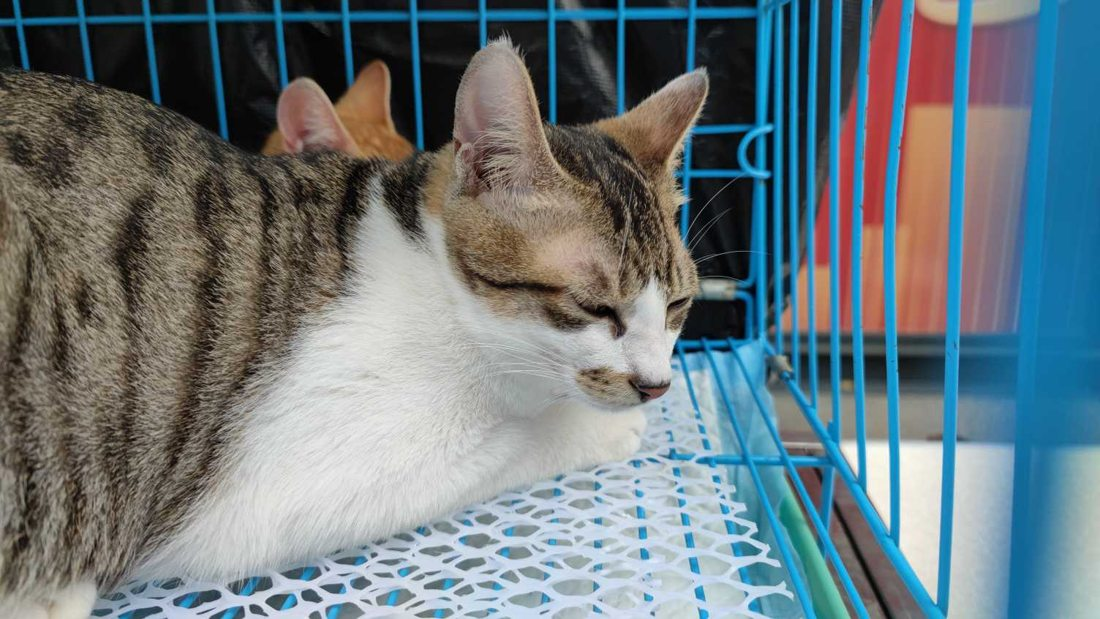
#> input picture web/assets/field-cat.jpg, 1100 x 619 px
$ python -i cat_face.py   (imports and definitions only)
#> lines starting #> are read from the running program, lines starting #| are printed output that depends on the picture
#> further down, picture is the input picture: PIL image 1100x619 RGB; mean R, G, B 106.8, 120.6, 126
"""Frontal-face photo hint using Joseph Howse's OpenCV Haar cascade.

Model and redistribution terms are in models/haarcascade_frontalcatface.xml.
The NumPy path evaluates the upright 24-pixel stump cascade at several scales.
This is only a photo hint; profiles and bodies can still identify a cat.
"""

import math
from functools import lru_cache
from pathlib import Path
from threading import local
from xml.etree import ElementTree

from PIL import Image, ImageOps

try:
    import numpy as np
except ImportError:
    np = None
try:
    import cv2
except ImportError:
    cv2 = None

MODEL_FILE = Path(__file__).with_name("models") / "haarcascade_frontalcatface.xml"
_PER_THREAD = local()


# [21 lines left out: function _stages, not called in this run]


def _integral(pixels):
    return np.pad(pixels.cumsum(axis=0).cumsum(axis=1), ((1, 0), (1, 0)))


def _sum(integral, x, y, width, height):
    return (integral[y+height, x+width] - integral[y+height, x]
            - integral[y, x+width] + integral[y, x])


def _scan(image):
    pixels = np.asarray(image, dtype=np.int64)
    summed = _integral(pixels)
    squared = _integral(pixels * pixels)
    yy, xx = np.mgrid[0:image.height-23:2, 0:image.width-23:2]
    x, y = xx.ravel(), yy.ravel()
    # Standard deviation of the inner 22x22 patch, multiplied by its area.
    norm = np.sqrt(np.maximum(0, 484 * _sum(squared, x+1, y+1, 22, 22)
                              - _sum(summed, x+1, y+1, 22, 22)**2))
    keep = norm > 4840
    x, y, norm = x[keep], y[keep], norm[keep]
    for minimum, rules in _stages():
        if len(x) == 0:
            break
        votes = np.zeros(len(x))
        for rects, threshold, left, right in rules:
            response = np.zeros(len(x), dtype=np.int64)
            for dx, dy, width, height, weight in rects:
                response += weight * _sum(summed, x+dx, y+dy, width, height)
            votes += np.where(response < threshold * norm, left, right)
        keep = votes >= minimum - 1e-5
        x, y, norm = x[keep], y[keep], norm[keep]
    return zip(x.tolist(), y.tolist())


def detect_face_box(gray_img):
    """Pure-NumPy fallback returning (x, y, w, h) of largest detected cat face, or None."""
    if np is None or min(gray_img.size) < 48:
        return None
    work = gray_img.copy()
    scale_back = 1.0
    if max(work.size) > 192:
        scale_back = max(work.size) / 192.0
#> scale_back = 5.73
        work = work.resize(
            (max(24, round(work.width / scale_back)), max(24, round(work.height / scale_back))),
            Image.Resampling.BILINEAR,
        )
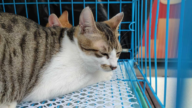
#> work: PIL image 192x108 RGB; mean R, G, B 106.8, 120.6, 126
    eq = ImageOps.equalize(work)
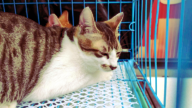
#> eq: PIL image 192x108 RGB; mean R, G, B 127.3, 127.3, 127.4
    previous = []
    hits = []
    scale = 1.0
    while round(min(eq.size) / scale) >= 24:
        level = eq.resize((round(eq.width / scale), round(eq.height / scale)), Image.Resampling.BILINEAR)
        for x, y in _scan(level):
            cx, cy = (x + 12) * scale, (y + 12) * scale
            for px, py, ps in previous:
                if scale <= 1.55 * ps and math.hypot(cx - px, cy - py) < 5 * ps:
                    side = 24.0 * scale * scale_back
                    bx = max(0, int(round(cx * scale_back - side / 2.0)))
                    by = max(0, int(round(cy * scale_back - side / 2.0)))
                    bw = min(gray_img.width - bx, int(round(side)))
                    bh = min(gray_img.height - by, int(round(side)))
                    hits.append((bw * bh, (bx, by, bw, bh)))
            previous.append((cx, cy, scale))
        scale *= 1.25
#> after the loop, hits = []; previous = []; scale = 1
    if not hits:
        return None
    hits.sort(key=lambda item: item[0], reverse=True)
    return hits[0][1]


# [27 lines left out: function has_frontal_face, not called in this run]

>>> from PIL import Image
>>> picture = Image.open('../web/assets/field-cat.jpg')
#> (the run stopped early here; a loop or call above may not have finished)
